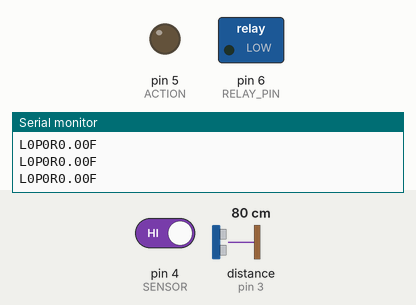
Bench run of a sketch on a simulated Arduino Uno, built with avr-gcc and run on an emulated ATmega328P. Shown: switched loads named in the sketch (green lamp = pin HIGH), output pins drawn as LEDs (lit = HIGH), the last lines printed to the serial monitor. Wiring (inferred from the names in the program): ultrasonic range finder: trigger pin 2; echo pin 3. Inputs (shaded band) come from the test bench; at power-on: distance to the obstacle (sensor on pin 3) 80 cm, pin 4 (SENSOR) HIGH. The echo pulse lasts 58.3 µs per cm; pins used as bus, display or sensor lines are not drawn.

Above: at 1.2 s.
1.3 s: distance to the obstacle (sensor on pin 3) set to 10 cm
2.8 s: distance to the obstacle (sensor on pin 3) set to 7 cm
At 4.0 s:
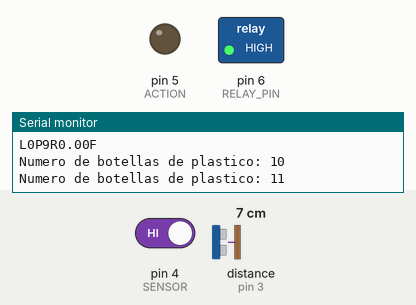
4.3 s: pin 4 (SENSOR) driven LOW
At 5.0 s:
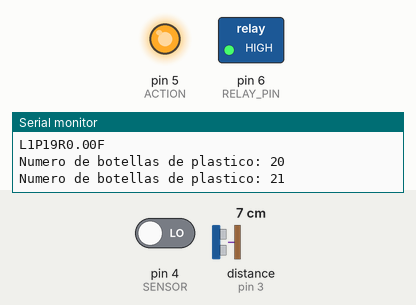
5.8 s: distance to the obstacle (sensor on pin 3) set to 9 cm
At 7.0 s:
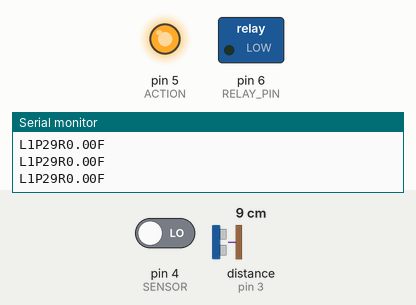
7.3 s: distance to the obstacle (sensor on pin 3) set to 2 cm
At 7.8 s:
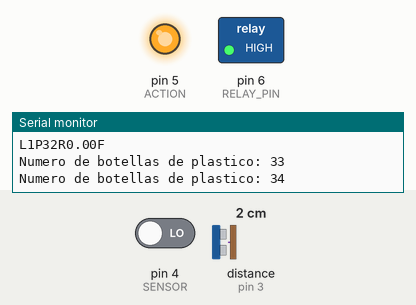
8.8 s: distance to the obstacle (sensor on pin 3) set to 18 cm
At 9.8 s:
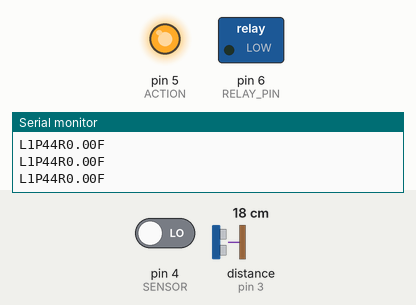
Timing chart, 0 to 11.3 s (numbered marks = the images above; inputs shaded):
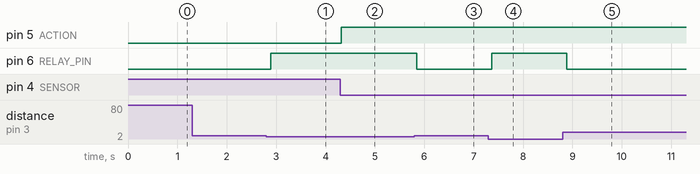

The sketch:

main_arduino.ino
```cpp
#include "time_base.h"
#define SENSOR 4
#define ACTION 5
#define TRIGGER_PIN 2 // pin para el pulso de disparo del sensor
#define ECHO_PIN 3 // pin para la medición del eco del sensor
#define RELAY_PIN 6 // pin para controlar el relé

int contadorPlastico = 0;
int contadorMetal = 0;

unsigned long int lastTimeL= 0;
unsigned long int lastTimeP= 0;
bool boolL = false;
bool boolP = false;

//Encoder
const int encoderAPin = 7; // Pin para la lectura del encoder
const int encoderBPin = 8;

time_base_t t_low_trigger;
time_base_t t_high_trigger;
time_base_t t_send;

//Para el encoder
int Encoder_C1Last;
int paso = 0;
bool direccion = true;
float rpm = 0;
int pulsesperturn = 11;
unsigned long timeold = 0;

void setup() {

  Serial.begin(9600);
  pinMode(SENSOR, INPUT_PULLUP);
  pinMode(ACTION, OUTPUT);
  pinMode(TRIGGER_PIN, OUTPUT); // Configura el pin de disparo como salida
  pinMode(ECHO_PIN, INPUT); // Configura el pin de eco como entrada
  pinMode(RELAY_PIN, OUTPUT); // Configura el pin del relé como salida
  tb_init(&t_low_trigger, 2, true);
  tb_init(&t_high_trigger, 10, true);
  tb_init(&t_send, 200000, true);


  //Encoder
  attachInterrupt(digitalPinToInterrupt(encoderAPin), calculapulso, CHANGE);
}


void loop() {

  sendDataToSerial();


  long duration, distance;
  // Genera un pulso corto en el pin de disparo
  generateTrigger(TRIGGER_PIN);
  int L = digitalRead(SENSOR);
  delayMicroseconds(5);

  if (L == 1) {
    //Serial.println("All Clear");
    digitalWrite(ACTION, LOW);
  } else {
    //Serial.println("=== Obstacle detected");
    digitalWrite(ACTION, HIGH);
    // contadorMetal = contadorMetal+1;
    if (boolL == false && (micros() - lastTimeL >= 500000)) {
      boolL = true;
    }
    lastTimeL = micros();
  }

  if (boolL == true) {
    contadorMetal = contadorMetal + 1;
    boolL = false;
    // Muestra el número de botellas de metal en el monitor serial
    Serial.print("Numero de botellas de metal: ");
    Serial.println(contadorMetal);
  }


  // Mide el tiempo que tarda en llegar el eco
  duration = pulseIn(ECHO_PIN, HIGH);

  // Calcula la distancia en centímetros
  distance = duration * 0.034 / 2;

  // Imprime la distancia en el monitor serial
  //Serial.print("Distancia: ");
  //Serial.print(distance);
  //Serial.println(" cm");
 // Si la distancia es menor que 20 cm, activa el relé
  if (distance < 8) {
    //Serial.println("¡Objeto detectado! Activando relé.");
    digitalWrite(RELAY_PIN, HIGH); // Activa el relé
    if (boolP == false && (micros() - lastTimeP >= 500000)) {
      boolP = true;
    }
    contadorPlastico = contadorPlastico+1;
    // Muestra el número de botellas de plastico en el monitor serial
    Serial.print("Numero de botellas de plastico: ");
    Serial.println(contadorPlastico);
  } else {
    digitalWrite(RELAY_PIN, LOW); // Desactiva el relé
  }

  //Encoder
  if (millis() - timeold >= 200){

  rpm = -(60 * 1000 / pulsesperturn ) / (millis() - timeold) * paso/4;
  //Serial.print("RPM: ");
  // Serial.println(rpm);
  timeold = millis();
  paso = 0;

  }


delay(100);
}


void generateTrigger(int trigPin){
  digitalWrite(trigPin, LOW);
	if(tb_check(&t_low_trigger))
	  digitalWrite(trigPin, HIGH);
    tb_next(&t_low_trigger);
	if(tb_check(&t_high_trigger))
	  digitalWrite(trigPin, LOW);
    tb_next(&t_high_trigger);
}


//Funcion para enviar los datos en el formato que recibe LabVIEW
void sendDataToSerial(){
  if(tb_check(&t_send)){
    Serial.print("L");
    Serial.print(contadorMetal);
    Serial.print("P");
    Serial.print(contadorPlastico);
    Serial.print("R");
    Serial.print(rpm);
    Serial.println("F");
    tb_next(&t_send);
  }
}

//Encoder
void calculapulso()
{

  if ((Encoder_C1Last == LOW) && digitalRead(encoderAPin) == HIGH){

    if (digitalRead(encoderBPin) == LOW && direccion){
      direccion = false; //Reverse
    }
    else if (digitalRead(encoderBPin) == HIGH && !direccion){
      direccion = true;  //Forward
    }
  }

  Encoder_C1Last = digitalRead(encoderAPin);

  if (!direccion)  paso--;
  else  paso++;

}
```

time_base.c
```cpp
// (licence header left out)
#include "time_base.h"
#include <stdint.h>

/**
 * \brief This method initialize the time base structure
 * \param t     pointer to temporal structure
 * \param us    time base period
 * \param en    true if time base start enabled and false in other case
 */
void tb_init(time_base_t *t, uint64_t us, bool en){
    t->next = micros() + us ;
    t->delta = us;
    t->en = en;
}
```

time_base.h
```cpp
// (licence header left out)
#ifndef __TIME_BASE_
#define __TIME_BASE_

#include <stdint.h>
/**
 * \typedef time_base_t
 * \brief this datatype enable the management of concurrent temporal events
 */
typedef struct{
    uint64_t next;                          ///< Struct member with the time for the next temporal event
    uint64_t delta;                         ///< Struct member with the event period in us
    bool en;                                ///< Enabler of the time base
} time_base_t;


void tb_init(time_base_t *t, uint64_t us, bool en);

/**
 * \brief Return true when the last period had lapsed and false if it is still going
 * \param t    Pointer to temporal structure
 * \param en   Enable the periodic base time
 * \return     True if time base period had lapsed and False when it hasn't
 */
static inline bool tb_check(time_base_t *t){
    return (micros() >= t->next) && t->en;
}

/// @brief update the tb to next temporal event with respect to the current time
/// @param t time base data structure
static inline void tb_update(time_base_t *t){
    t->next = micros() + t->delta;
}

/// @brief update the tb to next temporal event with respect to the last temporal event
/// @param t time base data structure
static inline void tb_next(time_base_t *t){
    t->next = t->next + t->delta;
}

/// @brief enable time base to generate temporal events
/// @param t time base data structure
static inline void tb_enable(time_base_t *t){
    t->en = true;
}
/// @brief disable time base, no events are generated with tb_check
/// @param t time base data structure
static inline void tb_disable(time_base_t *t){
    t->en = false;
}

#endif
```

Measured:
- the behaviour switches between 9 and 8 cm on distance to the obstacle (sensor on pin 3) (found by bisection; images 0 and 1)
- after the input at 2.8 s, pin 6 (RELAY_PIN): LOW → HIGH after 0.09 s
- after the input at 4.3 s, pin 5 (ACTION): LOW → HIGH at once
- after the input at 5.8 s, pin 6 (RELAY_PIN): HIGH → LOW at once
- after the input at 7.3 s, pin 6 (RELAY_PIN): LOW → HIGH after 0.06 s
- after the input at 8.8 s, pin 6 (RELAY_PIN): HIGH → LOW after 0.09 s
